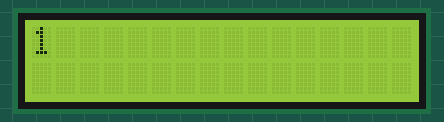
The sketch below on a simulated Arduino Uno, built with avr-gcc and run on an emulated ATmega328P. Parts: 16×2 character LCD.

Above: at 0.22 s.
At 5.05 s:
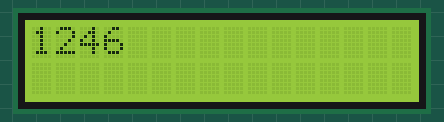
At 9.88 s:
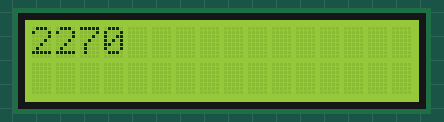
At 19.85 s:
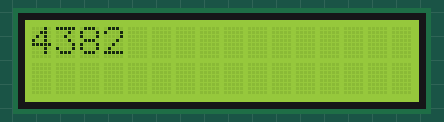
At 29.82 s:
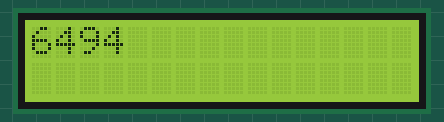
At 39.79 s:
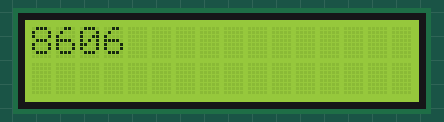

The sketch:

LCDTest.ino
```cpp
#include "Wire.h"
#include "LCD.h"
#include "LiquidCrystal_I2C.h"

#define I2C_ADDR 0x27  // Add your address here.
#define Rs_pin 0
#define Rw_pin 1
#define En_pin 2
#define BACKLIGHT_PIN 3
#define D4_pin 4
#define D5_pin 5
#define D6_pin 6
#define D7_pin 7

LiquidCrystal_I2C lcd(I2C_ADDR,En_pin,Rw_pin,Rs_pin,D4_pin,D5_pin,D6_pin,D7_pin);
int i = 0;

void setup()
{
  lcd.begin (16,2); //  our LCD is a 16x2, change for your LCD if needed

  // LCD Backlight ON
  lcd.setBacklightPin(BACKLIGHT_PIN,POSITIVE);
  lcd.setBacklight(HIGH);

  lcd.home (); // go home on LCD

}

void loop()
{
 lcd.setCursor (0,0); // go to start of 1nd line
 //lcd.print("Current Distance:");
 //lcd.setCursor (0,1); // go to start of 4th line
 //lcd.print("Ping: ");
 i++;
 lcd.print(i);
 //lcd.print(" ");

 //delay(5);
}
```
